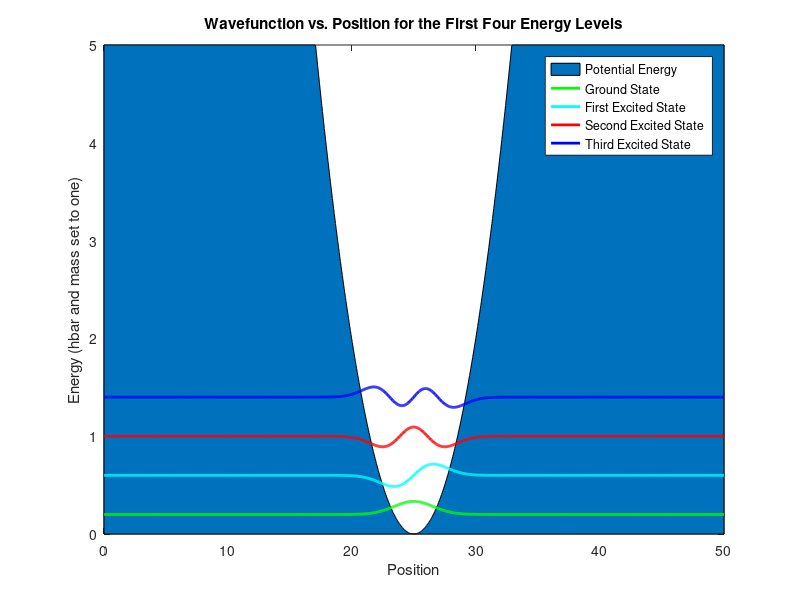

Here is the MATLAB script that generated this plot:
%% Prepare Workspace
% These are just a few lines to clear all variables, clear all figures, and 
% clear the workspace.

clc
clf
clear all

%% Assign Constants
% The variable hbar and the mass of the electron are set to one by default 
% (Hartree Units).  You can change them to their SI values, but you will 
% have to adjust step_size accordingly.  The variable step_size is the 
% distance between each position.  The variable number_of_data_points
% gives the total number of data points in the system.  The system spans
% from x = 0 to x = step_size*number_of_data_points.  Try to keep
% number_of_data_points less than or equal to 10000 in order to keep the 
% simulation running time reasonable.

hbar = 1;
mass = 1;
step_size = 0.05;
number_of_data_points = 1000;

%% Assign Simulation Parameters
% If you want periodic boundary conditions, mark this variable as true.
% Otherwise, leave it at its default value of false.

periodic_boundary_conditions = true;


%% Select Potential Energy
% 9 different potential energy configurations are included in this 
% simulation.  You can select one of the potential energy distributions
% below by marking the variable as true.  You can mark multiple potentials
% as true and get a superimposed potential energy makeup.

finite_square_well = false;
asym_double_square_well = false;
sym_double_square_well = false;
finite_square_barrier = false;
coulomb_potential = false;
step_potential = false;
harmonic_oscillator = true;
half_harmonic_oscillator = false;
random_potential = false;


%% Calculate Kinetic Energy Matrix
% This section uses the finite difference method to calculate the kinetic 
% energy matrix within the Hamiltonian.  It takes into account the option
% for periodic boundary conditions from above.

kinetic = zeros(number_of_data_points);

for i = 1:number_of_data_points
    kinetic(i,i) = 2;
    if i > 1
        kinetic(i, i-1) = -1;
        kinetic(i-1, i) = -1;
    end
end

if periodic_boundary_conditions
    kinetic(number_of_data_points,1) = -1;
    kinetic(1,number_of_data_points) = -1;
end

kinetic_multiplier = hbar^2/(2*mass*step_size^2);
kinetic = kinetic*kinetic_multiplier;

%% Calculate Potential Energy Matrix
% This section calculates the potential energy matrix within the
% Hamiltonian.  It creates a different matrix for each variable from the
% section "Select Potential Energy".  If you want to create your own custom
% potential energy configuration, at the end of this section, simply fill
% in the diagonal terms of the matrix 'potential' with your own custom
% values.  Each value represents the potential energy of the system at a
% point in space.

potential = zeros(number_of_data_points);

if finite_square_well
    for i = 1:0.4*number_of_data_points
        potential(i,i) = 1 + potential(i,i);
    end
    for i = 0.4*number_of_data_points+1:0.6*number_of_data_points
        potential(i,i) = 0.1 + potential(i,i);
    end
    for i = 0.6*number_of_data_points+1:number_of_data_points
        potential(i,i) = 1 + potential(i,i);
    end
end

if finite_square_barrier
    for i = 1:0.4*number_of_data_points
        potential(i,i) = 0.05 + potential(i,i);
    end
    for i = 0.4*number_of_data_points+1:0.6*number_of_data_points
        potential(i,i) = 1 + potential(i,i);
    end
    for i = 0.6*number_of_data_points+1:number_of_data_points
        potential(i,i) = 0.05 + potential(i,i);
    end
end

if coulomb_potential
    for i = 1:number_of_data_points
        potential(i,i) = 1 - 1/(i*step_size) + potential(i,i);
        if potential(i,i) < 0
            potential(i,i) = 0;
        end
    end
end

if step_potential
    for i = 1:0.5*number_of_data_points
        potential(i,i) = 0.1 + potential(i,i);
    end
    for i = 0.5*number_of_data_points + 1:number_of_data_points
        potential(i,i) = 1 + potential(i,i);
    end
end

if harmonic_oscillator
    for i = 1:number_of_data_points
        potential(i,i) = 0.0002*(i - number_of_data_points/2)^2 + potential(i,i);
        if potential(i,i) >= 5;
            potential(i,i) = 5;
        end
    end
end

if half_harmonic_oscillator
  for i = 1:0.5*number_of_data_points
    potential(i,i) = 5 + potential(i,i);
    end
    for i = 0.5*number_of_data_points:number_of_data_points
        potential(i,i) = 0.0002*(i - number_of_data_points/2)^2 + potential(i,i);
        if potential(i,i) >= 5;
            potential(i,i) = 5;
        end
    end
end


if random_potential
    potential(1,1) = 0;
    for i = 2:number_of_data_points
        potential(i,i) = 0.1*(2*rand-1) + potential(i,i);
        if potential(i,i) < 0
            potential(i,i) = 0;
        end
    end
    for i = 2:number_of_data_points-1
        potential(i,i) = (potential(i-1,i-1)+2*potential(i,i)+potential(i+1,i+1))/4;
    end
end

if asym_double_square_well
    for i = 1:0.20*number_of_data_points
        potential(i,i) = 1 + potential(i,i);
    end
    for i = 0.20*number_of_data_points+1:0.40*number_of_data_points
        potential(i,i) = 0.1 + potential(i,i);
    end
    for i = 0.4*number_of_data_points+1:0.5*number_of_data_points
        potential(i,i) = 0.5 + potential(i,i);
    end
    for i = 0.5*number_of_data_points+1:0.8*number_of_data_points
        potential(i,i) = 0.1 + potential(i,i);
    end
    for i = 0.8*number_of_data_points+1:number_of_data_points
        potential(i,i) = 1 + potential(i,i);
    end
end

if sym_double_square_well
    for i = 1:0.20*number_of_data_points
        potential(i,i) = 1 + potential(i,i);
    end
    for i = 0.20*number_of_data_points+1:0.45*number_of_data_points
        potential(i,i) = 0.1 + potential(i,i);
    end
    for i = 0.45*number_of_data_points+1:0.55*number_of_data_points
        potential(i,i) = 0.5 + potential(i,i);
    end
    for i = 0.55*number_of_data_points+1:0.8*number_of_data_points
        potential(i,i) = 0.1 + potential(i,i);
    end
    for i = 0.8*number_of_data_points+1:number_of_data_points
        potential(i,i) = 1 + potential(i,i);
    end
end

%% Calculate Hamiltonian and Eigenvectors
% This section uses Matlab's built in eig function to calculate the
% eigenvectors and eigenvalues of the Hamiltonian.  As mentioned in section
% "Assign Constants", try to keep number_of_data_points less than or equal
% to 10000 in order to keep the simulation run time reasonable.

hamiltonian = kinetic + potential;
[eigenvectors, eigenvalues] = eig(hamiltonian);

%% Plot Eigenvectors
% This final section plots the results.  It finds the lowest three
% eigenvalues (corresponding to the ground state, first excited state, and
% second excited state) and plots each associated wavefunction.  The plot
% of each wavefunction is placed so that it is centered on its respective
% energy level (eigenvalue).  It also plots the potential energy of the 
% system as a function of position.

x_positions = linspace(0,step_size*number_of_data_points,number_of_data_points);

ground_state_wavefunction = eigenvectors(:,1) + eigenvalues(1,1)*ones(number_of_data_points,1);
first_excited_state = eigenvectors(:,2) + eigenvalues(2,2)*ones(number_of_data_points,1);
second_excited_state = eigenvectors(:,3) + eigenvalues(3,3)*ones(number_of_data_points,1);
third_excited_state = eigenvectors(:,4) + eigenvalues(4,4)*ones(number_of_data_points,1);

area(x_positions, diag(potential))
hold on
plot(x_positions, ground_state_wavefunction, 'g', 'LineWidth', 2)
hold on
plot(x_positions, first_excited_state, 'c', 'LineWidth', 2)
hold on
plot(x_positions, second_excited_state, 'r', 'LineWidth', 2)
hold on
plot(x_positions, third_excited_state, 'b', 'LineWidth', 2)
legend('Potential Energy', 'Ground State', 'First Excited State', 'Second Excited State', 'Third Excited State')
xlabel('Position')
ylabel('Energy (hbar and mass set to one)')
title('Wavefunction vs. Position for the First Four Energy Levels')
